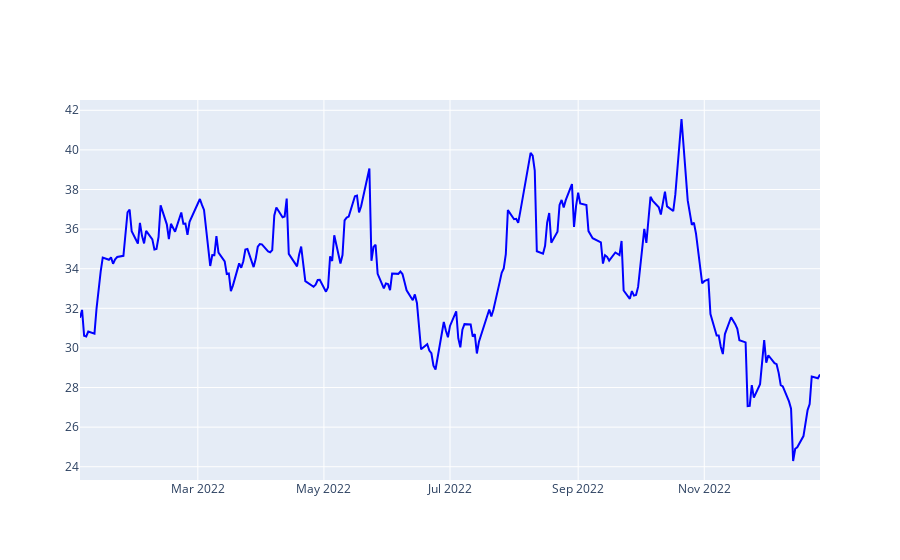

Notebook code cell kept with this figure:
### Code cell
fig = go.Figure()

fig.add_trace(
    go.Scatter(
        name="Fechamento",
        x=df.index,
        y=df["Close"],
        line=dict(color='blue', width=2))
)

### Figure 1 — Plotly figure (JSON) as saved in the notebook; plotly's stock layout.template omitted (floating-point values rounded to 4 significant figures; data arrays with more than 128 entries replaced by an {"elided": "..."} marker saying what was removed)
{"data": [{"line": {"color": "blue", "width": 2}, "name": "Fechamento", "type": "scatter", "x": {"elided": "248 str values"}, "y": {"elided": "248 float values"}}], "layout": {}}
